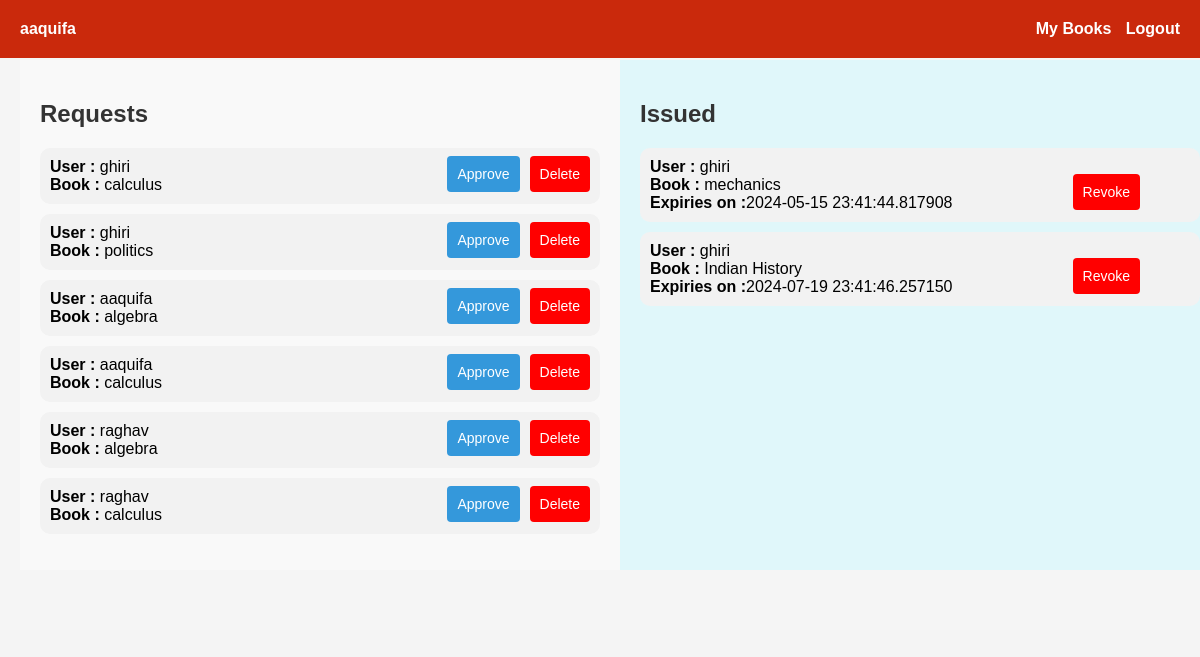
The app's page /user-access (signed in) with its own data.
### application/models.py (models this page shows)
class User(db.Model):
    user_id = db.Column(db.Integer, primary_key=True)
    username = db.Column(db.String(100), unique=True, nullable=False)
    email = db.Column(db.String(50),unique = True,nullable = False)
    password = db.Column(db.String(255), nullable=False)
    lendedBooks = db.Column(db.Integer)
    role = db.Column(db.String(50), nullable=False)
    lended_books = db.relationship('BookLended', backref='user', lazy=True)

class BookRequest(db.Model):
    request_id = db.Column(db.Integer, primary_key=True)
    user_id = db.Column(db.Integer, db.ForeignKey('user.user_id'), nullable=False)
    book_id = db.Column(db.Integer, db.ForeignKey('book.book_id'), nullable=False)
    request_date = db.Column(db.DateTime, nullable=False, default=datetime.now().date())
    user = db.relationship('User', backref=db.backref('book_requests', lazy=True))
    book = db.relationship('Book', backref=db.backref('requests', lazy=True))

class Book(db.Model):
    book_id = db.Column(db.Integer, primary_key=True)
    section_id = db.Column(db.Integer, db.ForeignKey('section.section_id'), nullable=False)
    name = db.Column(db.String(200), nullable=False)
    content = db.Column(db.Text, nullable=False)
    author = db.Column(db.String(200), nullable=False)
    date_issued = db.Column(db.Date)
    return_date = db.Column(db.Integer)
    price = db.Column(db.Float, nullable=False)
    section = db.relationship('Section', backref=db.backref('books', lazy=True))

class BookLended(db.Model):
    lend_id = db.Column(db.Integer, primary_key=True)
    user_id = db.Column(db.Integer, db.ForeignKey('user.user_id'), nullable=False)
    book_id = db.Column(db.Integer, db.ForeignKey('book.book_id'), nullable=False)
    lend_date = db.Column(db.DateTime, nullable=False, default=datetime.now().date())
    return_date = db.Column(db.DateTime)
    book = db.relationship('Book', backref=db.backref('lended_books', lazy=True))

### application/views_admin.py (the view)
@app.route('/user-access',methods=['GET','POST'])
def userAccess():
    requests = BookRequest.query.all()
    supplied = BookLended.query.all()
    return render_template('userAccess.html',requests=requests,supplied=supplied)

### templates/userAccess.html (shortened to what this page needs)
{% extends 'base.html' %}
{% block head %}
<link rel="stylesheet" href='{{url_for("static",filename="event.css")}}'>
{% endblock %}
{% block body %}
<div class="container">
    <div class="list-container requests">
        <h2 class="list-title">Requests</h2>
        <ul class="list">
            {% for request in requests %}
                <li class="message">
                    <strong>User : </strong>{{request.user.username}}<br>
                    <strong>Book : </strong>{{request.book.name}}
                    <form style="margin-left: 10px;float:inline-end;margin-top: -20px;" action="/delete-request" method="post">
                        <button style="background-color: red;" type="submit">Delete</button>
                    </form>
                    <form style="float: inline-end;margin-top: -20px;" action="/approve-request" method="post">
                        <button  name="book" type="submit">Approve</button>
                    </form>
                </li>
            {% endfor %}
        </ul>
    </div>
    <div class="list-container permissions">
        <h2 class="list-title">Issued</h2>
        <ul class="list">
            {% for supply in supplied %}
                <li class="message">
                    <strong>User : </strong>{{supply.user.username}}<br>
                    <strong>Book : </strong>{{supply.book.name}}<br>
                    <strong>Expiries on :</strong>{{supply.return_date}}
                    <form style="margin-right: 50px;float:inline-end;margin-top: -20px;" action="/revoke" method="post">
                        <button style="background-color: red;" type="submit">Revoke</button>
                    </form>
                </li>
            {% endfor %}
        </ul>
    </div>
{% endblock %}

### templates/base.html (shortened to what this page needs)
<!DOCTYPE html>
<html lang="en">
<head>
    <link rel="stylesheet" href='{{url_for("static",filename="style.css")}}'>
    {% block head %}{% endblock %}
</head>
<body>
    <nav class="navbar">
        <div class="container" style="display: flex; justify-content: space-between; align-items: center;">
            <div style="display: flex; align-items: center;">
                {% if session['name']  %}
                    {% if session['name'] != 'admin' %}
                        <a href="{{ url_for('user_dashboard') }}" style="color: #fff; font-weight: bold; margin-right: 20px;">{{ session["name"] }}</a>
                    {% endif %}
                </div>
                <div style="margin-right: 40px;">
                    {% if session['name'] == 'admin' %}
                        <a href="{{ url_for('userAccess') }}" style="margin-right: 10px;">User Details</a>
                    {% else %}
                        <a href="{{ url_for('myBooks') }}" style="margin-right: 10px;">My Books</a>
                    {% endif %}
                    <a href="{{ url_for('logout') }}" >Logout</a>
                </div>
            {% endif %}
        </div>
    </nav>
    <div  class="body">
        {% block body %}{% endblock %}
    </div>
</body>
</html>

### static/style.css (style rules this page uses)
.body { font-family: Arial, sans-serif; background-color: #f5f5f5; padding: 60px 0; }
body { font-family: Arial, sans-serif; background-color: #f4f4f4; margin: 0; padding: 0; }
.navbar { background-color: #ca290c; padding: 20px 0; width: 100%; position: fixed; top: 0; }
.container { width: 100%; margin: 0 20px; }
.navbar a { text-decoration: none; color: #fff; font-weight: bold; transition: color 0.3s ease; }
button { background-color: #3498db; color: #fff; padding: 10px; border: none; border-radius: 4px; font-size:14px; cursor: pointer; transition: background-color 0.3s ease; }

### static/event.css (style rules this page uses)
h2 { color: #333; }

### templates/userAccess.html (style rules this page uses)
.container { display: flex; justify-content: space-between; }
.list-container { flex: 1; padding: 20px; overflow-y: auto; max-height: 80vh; }
.list { padding: 0; list-style-type: none; }
.message { background-color: #f2f2f2; border-radius: 10px; padding: 10px; margin-bottom: 10px; }
.requests { background-color: #f9f9f9; }
.permissions { background-color: #e0f7fa; }

### records on screen
User: name "aaquifa"
BookRequest: user.username "ghiri", book.name "calculus"
BookRequest: user.username "ghiri", book.name "politics"
BookRequest: user.username "aaquifa", book.name "algebra"
BookRequest: user.username "aaquifa", book.name "calculus"
BookRequest: user.username "raghav", book.name "algebra"
BookRequest: user.username "raghav", book.name "calculus"
BookLended: user.username "ghiri", book.name "mechanics", return_date "2024-05-15 23:41:44.817908"
BookLended: user.username "ghiri", book.name "Indian History", return_date "2024-07-19 23:41:46.257150"
